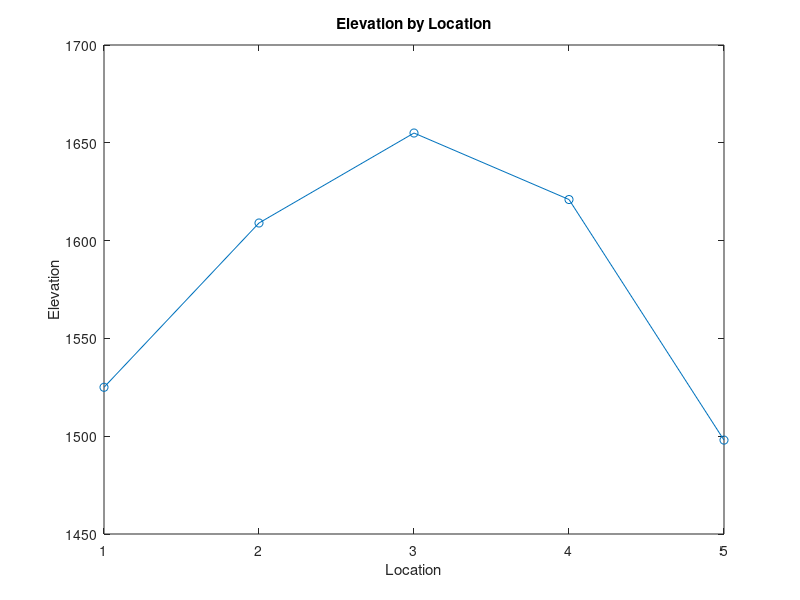

Source code (MATLAB): (Note: this script raises an error after producing the figure.)
% MATLAB Geospatial Data Analyzer
% Analyze geographic elevation data

clear;
clc;

% Geographic data
elevations = [1525, 1609, 1655, 1621, 1498];

latitudes = [40.5853, 39.7392, 40.0150, 38.8339, 39.5501];

longitudes = [-105.0844, -104.9903, -105.2705, -104.8214, -105.7821];

locations = ["Fort Collins", "Denver", "Boulder", "Colorado Springs", "Central Colorado"];

% Elevation analysis
averageElevation = mean(elevations);

[highestElevation, highestIndex] = max(elevations);

lowestElevation = min(elevations);

% Coordinates of highest elevation
highestLatitude = latitudes(highestIndex);
highestLongitude = longitudes(highestIndex);
highestLocation = locations(highestIndex);
% Display results
fprintf('MATLAB Geospatial Data Analyzer\n');
fprintf('--------------------------------\n');
fprintf('Average elevation: %.2f\n', averageElevation);
fprintf('Highest elevation: %.0f\n', highestElevation);
fprintf('Lowest elevation: %.0f\n', lowestElevation);
fprintf('Highest point latitude: %.4f\n', highestLatitude);
fprintf('Highest point longitude: %.4f\n', highestLongitude);
fprintf('Highest location: %s\n', highestLocation)
% Plot elevation data
figure;

plot(elevations, '-o');

title('Elevation by Location');
xlabel('Location');
ylabel('Elevation');

xticks(1:length(locations));
xticklabels(locations);
xtickangle(45);

grid on;

locations = ["Fort Collins", "Denver", "Boulder", "Colorado Springs", "Central Colorado"];
